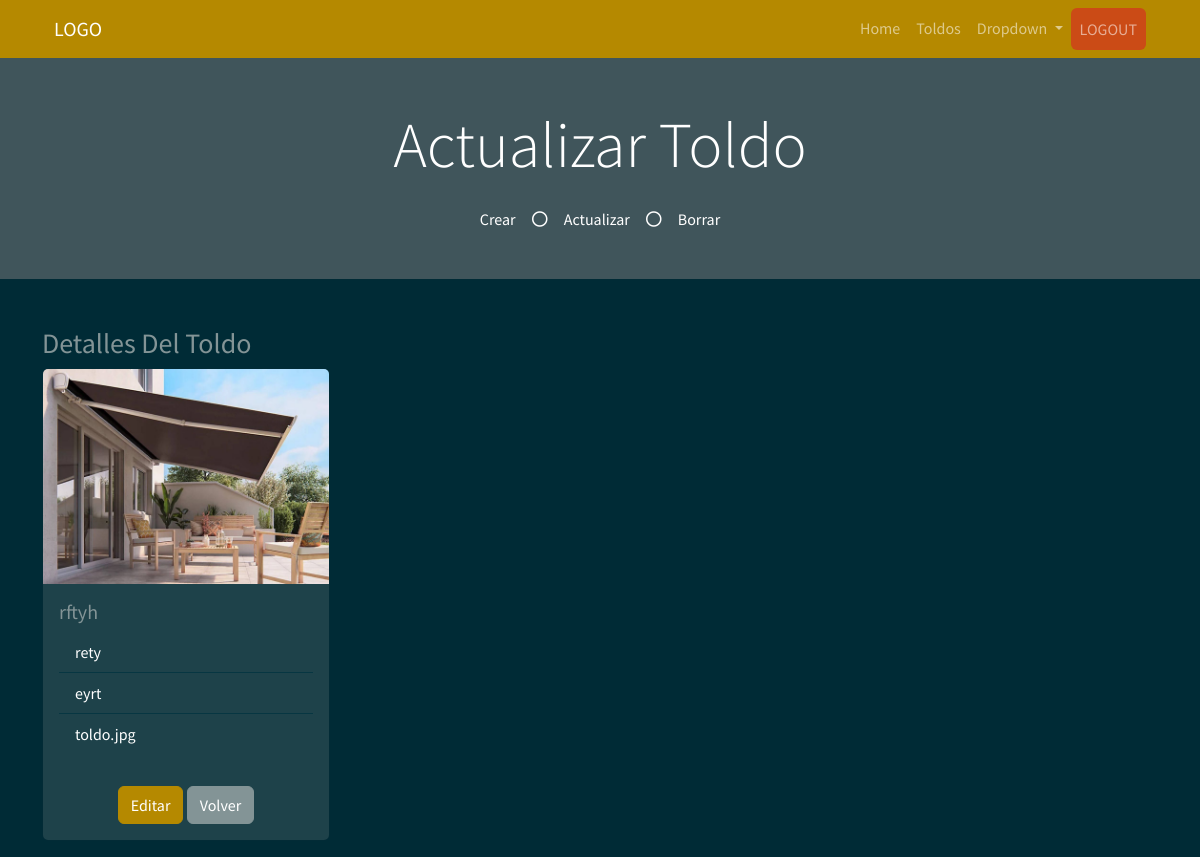
Before: /update_toldo/4 with the older database file.
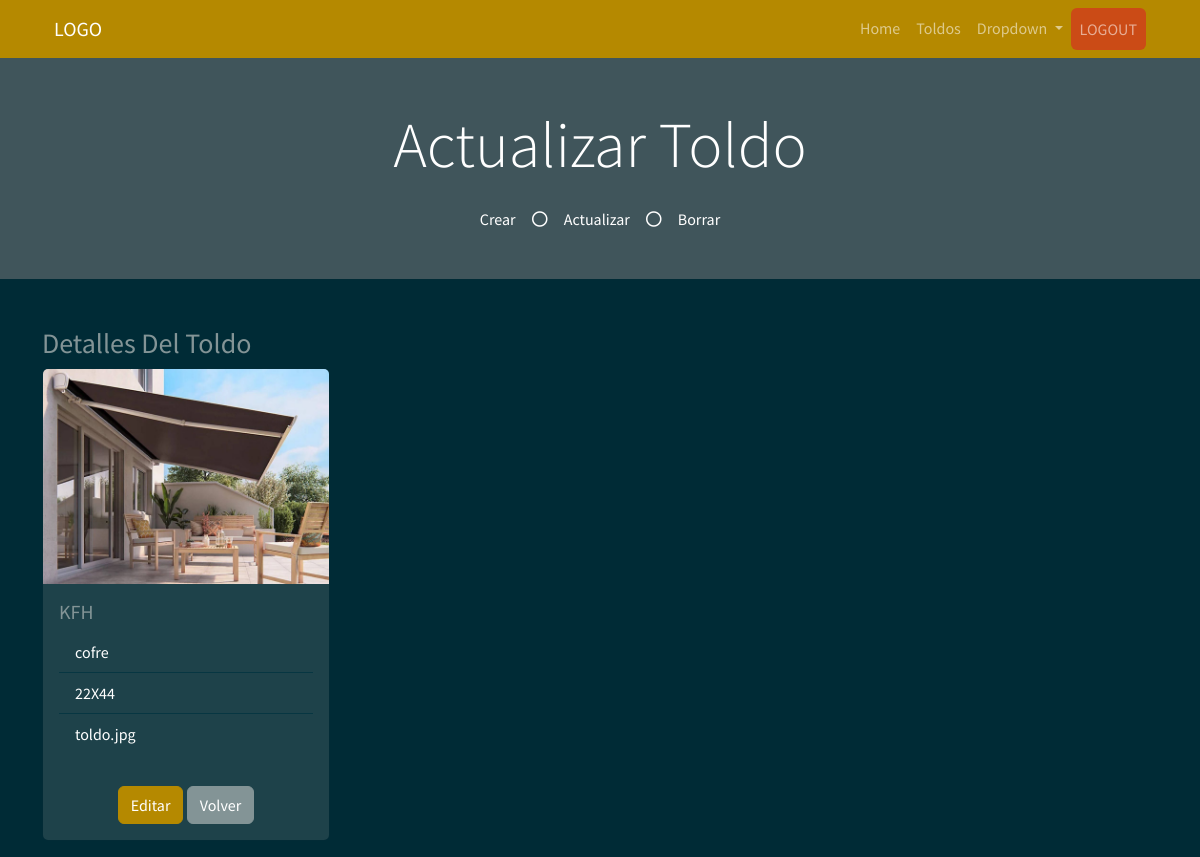
After: the same page with the newer database file.
### myapp/models.py (models this page shows)
    class Toldo(db.Model):
        __tablename__ = "Toldo"  # Nombre de la tabla que se crea
        Toldo_id = db.Column("toldo_id", db.Integer, Sequence(
            'toldo_id_seq'),  primary_key=True)
        Modelo = db.Column(db.String(20))
        Tipo = db.Column(db.String(30))
        Dimensiones = db.Column(db.String(30))
        Imagen = db.Column(db.String(30))

### myapp/views.py (the view, shortened to what this page needs)
    @app.route("/update_toldo/<int:Toldo_id>", methods=["GET", "POST"])
    def updtae_toldo(Toldo_id: int):
        if request.method == "GET":
            read_toldo = db_access["read_toldo"]
            toldo = read_toldo(Toldo_id)
            return render_template("update_toldo.html", toldo=toldo)

### myapp/templates/update_toldo.html (shortened to what this page needs)
<!DOCTYPE html>
<html>
<head>
    <link href="https://cdn.jsdelivr.net/npm/bootstrap@5.1.3/dist/css/bootstrap.min.css" rel="stylesheet"
>
    <link rel="stylesheet" href="../static/style/bootstrap.min(8).css">
</head>
<body>
    {% include 'includes/navbar.html' %}
    <div class="jumbotron jumbotron-fluid bg-jumbotron" style=" background-color: rgba(128, 128, 128, 0.5);">
        <div class="container text-center py-5">
            <h3 class="text-white display-3 mb-4">Actualizar Toldo</h3>
            <div class="d-inline-flex align-items-center text-white">
                <p class="m-0">Crear</p>
                <i class="far fa-circle px-3"></i>
                <p class="m-0">Actualizar</p>
                <i class="far fa-circle px-3"></i>
                <p class="m-0">Borrar</p>
            </div>
        </div>
    </div>
    <div class="container">
        <div class="row mt-5 ">
            <div class="col-4">
                <p class="list-group">
                <h3>Detalles Del Toldo</h3>
                <div class="card" style="width: 18rem;">
                    <img src="../static/style/img/{{toldo.Imagen}}" class="card-img-top" alt="...">
                    <div class="card-body">
                        <h5 class="card-title">
                            {{toldo.Modelo}}
                        </h5>
                        <ul class="list-group list-group-flush">
                            <li class="list-group-item">
                                {{toldo.Tipo}}
                            </li>
                            <li class="list-group-item">
                                {{toldo.Dimensiones}}
                            </li>
                            <li class="list-group-item">
                                {{toldo.Imagen}}
                            </li>
                        </ul>
                    </div>
                    <div class="card-body mx-auto">
                        <form method="POST">
                            <button type="button" class="btn btn-primary" data-bs-target="#form"
                                data-bs-toggle="collapse">Editar</button>
                            <a class="btn btn-secondary" href="/toldo">Volver</a>
                        </form>
                    </div>
                </div>
                </p>
            </div>
        </div>
    </div>
</body>
</html>

### myapp/templates/includes/navbar.html (shortened to what this page needs)
<link href="https://cdnjs.cloudflare.com/ajax/libs/font-awesome/5.10.0/css/all.min.css" rel="stylesheet">
<div class="container-fluid bg-primary">
    <div class="container">
        <nav class="navbar navbar-expand-lg navbar-dark">
            <div class="container-fluid">
                <a class="navbar-brand" href="/inicio">LOGO</a>
                <div class="collapse navbar-collapse" id="navbarSupportedContent">
                    <ul class="navbar-nav ms-auto mb-2 mb-lg-0">
                        <li class="nav-item">
                            <a class="nav-link " aria-current="page" href="/inicio">Home</a>
                        </li>
                        <li class="nav-item">
                            <a class="nav-link" href="/toldo">Toldos</a>
                        </li>
                        <li class="nav-item dropdown">
                            <a class="nav-link dropdown-toggle" href="#" role="button" data-bs-toggle="dropdown"
                                aria-expanded="false">
                                Dropdown
                            </a>
                        </li>
                        <li class="nav-item">
                            <a href="/logout" class="nav-link  bg-warning btn" tabindex="-1"
                                aria-disabled="true">LOGOUT</a>
                        </li>
                    </ul>
                </div>
            </div>
        </nav>
    </div>
</div>

Changed rows visible on the page:
changed Toldo "toldo.jpg": Modelo "rftyh" → "KFH"; Tipo "rety" → "cofre"; Dimensiones "eyrt" → "22X44"
